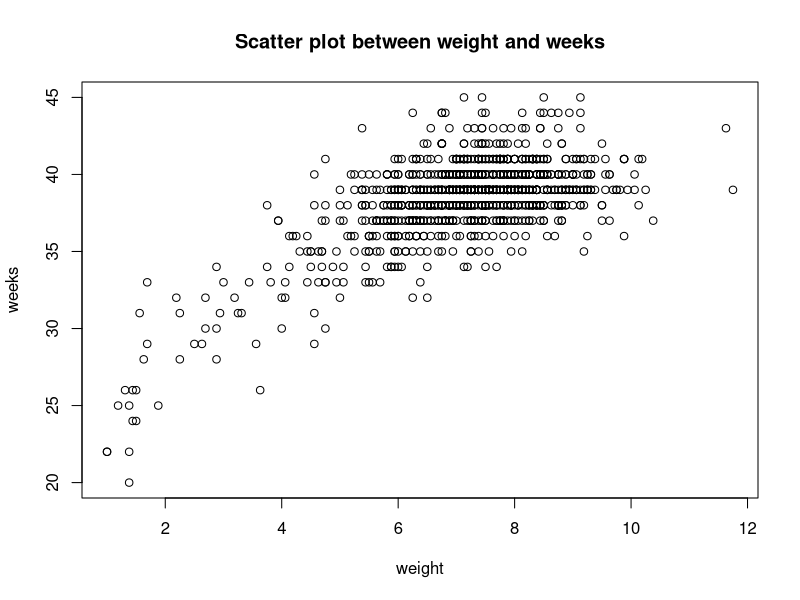

This chart was generated by the following R code:
## ---- chunk 1
library(knitr)
library(tidyverse)
library(dplyr)
library(ggplot2)
library(rpart)
library(rsample)
library(caret)
library(mgcv)

knitr::opts_chunk$set(echo = TRUE)



## ---- chunk 2
# Run this code chunk without altering it
# clear the session
rm(list=ls())

# Data is stored in a csv file, the first row contains the variable names. 
# we call our data mydata
mydata<-read.csv ("Data_RLab5.csv", header=TRUE)

# remove lowbirthweight
mydata<-mydata%>%
  select(-lowbirthweight)




## ---- chunk 3
# Please provide your code for Task 1 in this code chunk

#Data Structure Check
str(mydata)

numeric <- sapply(mydata, is.numeric)
categorical <- sapply(mydata, is.factor)

mydata[, numeric] <- lapply(mydata[, numeric], function(x) ifelse(is.na(x), median(x, na.rm = TRUE), x))

Mode <- function(x) {
  ux <- unique(x)
  ux[which.max(tabulate(match(x, ux)))]
}

# Replace missing values in categorical columns with mode
mydata[, categorical] <- lapply(mydata[, categorical], function(x) ifelse(is.na(x), Mode(x), x))


numeric_vars <- sapply(mydata, is.numeric)

cor_matrix_numeric <- cor(mydata[, numeric_vars])

target_var <- "weight"  
cor_with_target <- cor_matrix_numeric['weight', ]
highest_correlation <- names(sort(abs(cor_with_target), decreasing = TRUE)[2])

plot(mydata[[target_var]], mydata[[highest_correlation]],
     xlab = target_var, ylab = highest_correlation,
     main = paste("Scatter plot between", target_var, "and", highest_correlation))




## ---- chunk 4
# Please provide your code for Task 2 in this code chunk
# split the sample by using rsample package

# Split the data into a training set (70%) and a test set (30%)
set.seed(123456)

# Divide the dataset into a training set (70%) and a test set (30%) using stratified sampling
split_data <- initial_split(mydata, prop = 0.7, strata = "weight")

# Assign the training set and test set to variables
train_data <- training(split_data)
test_data <- testing(split_data)
## ---- chunk 5
# Please provide your code for Task 3  in this code chunk

linearmodel <- lm(weight ~ ., data = train_data)

predicted_weights_ols <- predict(linearmodel, newdata = test_data)


MSPE_linear <- mean((predicted_weights_ols - as.numeric(test_data$weight))^2, na.rm = TRUE)

print(MSPE_linear)

## ---- chunk 6
# Please provide your code for Task 4 in this code chunk

# Fit a Generalized Additive Model (GAM) on train_data using gam()
# Assuming suitable predictors are 'predictor1', 'predictor2', etc. Update these names based on your dataset.
gam_model <- gam(weight ~ s(weeks) + s(visits)  + habit + gender, data = train_data, method = "REML")

# Print smoothing parameters from gam_model
summary(gam_model)

# Predict weight variable in the test_data dataset using gam_model
predicted_weights_gam <- predict(gam_model, newdata = test_data)

# Calculate mean squared prediction error (MSPE) by comparing predicted values with actual values
MSPE_gam <- mean((predicted_weights_gam - test_data$weight)^2)

# Print the value of MSPE_gam to the console
print(MSPE_gam)


## ---- chunk 7
# Please provide your code for Task 5 in this code chunk

print(MSPE_linear)

print(MSPE_gam)
